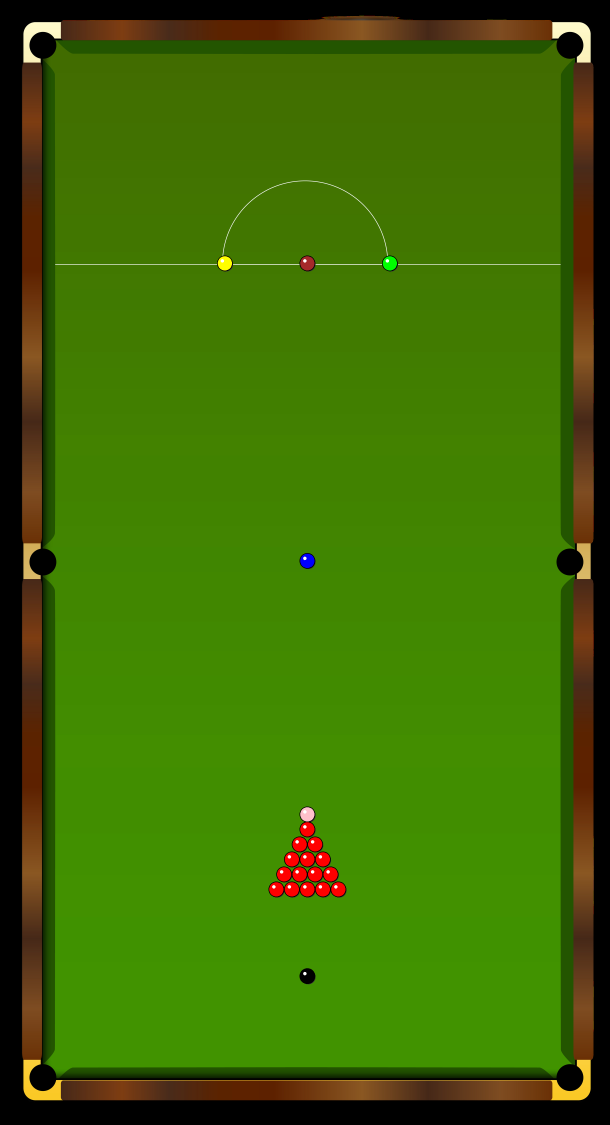
#> input picture src/snooker/table/snooker_table_standard.png, 2439 x 4500 px (shown at 1/4 size)
$ python setup_with_reference.py ../../src/snooker/table/base_table_image.png --reference ../../src/snooker/table/snooker_table_standard.png
#> lines starting #> are read from the running program, lines starting #| are printed output that depends on the picture
### src/snooker/perspective_transformer.py
"""
Perspective transformation module for snooker table standardization.

This module provides functionality to transform video frames from arbitrary
camera angles to a standardized top-down view of the snooker table using
manual point selection.
"""

import cv2
import numpy as np
from typing import List, Tuple, Optional, Dict, Any
import logging
from numpy.typing import NDArray

from .table.table_constants import (
    PLAY_AREA_TOP_LEFT_X, PLAY_AREA_TOP_LEFT_Y,
    PLAY_AREA_TOP_RIGHT_X, PLAY_AREA_TOP_RIGHT_Y,
    PLAY_AREA_BOTTOM_RIGHT_X, PLAY_AREA_BOTTOM_RIGHT_Y,
    PLAY_AREA_BOTTOM_LEFT_X, PLAY_AREA_BOTTOM_LEFT_Y,
    PLAY_AREA_WIDTH, PLAY_AREA_HEIGHT,
    BAULK_LINE_Y,
    MIDDLE_LINE_X,
)

# Set up logging
logging.basicConfig(level=logging.INFO)
logger = logging.getLogger(__name__)


class PointSelector:
    """Interactive point selector for manual table region definition."""

    def __init__(self) -> None:
        self.points: List[Tuple[int, int]] = []
        self.window_name = "Select Table Corners"
        self.image: Optional[NDArray[np.uint8]] = None
        self.original_image: Optional[NDArray[np.uint8]] = None
        self.display_image: Optional[NDArray[np.uint8]] = None
        self.scale_factor: float = 1.0

    # [49 lines left out: function mouse_callback, not called in this run]

    def select_points(self, image: NDArray[np.uint8], num_points: int = 4) -> List[Tuple[int, int]]:
        """
        Select points interactively from an image.

        Args:
            image: Input image for point selection
            num_points: Number of points to select (default: 4 for table corners)

        Returns:
            List of selected points as (x, y) tuples in original image coordinates
        """
        self.points = []
        self.original_image = image.copy()

        # Create display image with appropriate scaling
        height, width = image.shape[:2]
        if width > 1200 or height > 800:
            self.scale_factor = min(1200/width, 800/height)
            new_width = int(width * self.scale_factor)
            new_height = int(height * self.scale_factor)
            self.display_image = cv2.resize(image, (new_width, new_height)).astype(np.uint8)
        else:
            self.scale_factor = 1.0
            self.display_image = image.copy()

        cv2.namedWindow(self.window_name, cv2.WINDOW_NORMAL)
        cv2.setMouseCallback(self.window_name, self.mouse_callback)

        print(f"\nSelect {num_points} playing area corner points in clockwise order:")
        print("1. Top-left corner of the playing area (green surface)")
        print("2. Top-right corner of the playing area (green surface)")
        print("3. Bottom-right corner of the playing area (green surface)")
        print("4. Bottom-left corner of the playing area (green surface)")
        print("Press 'r' to reset, 'q' to quit, ENTER to confirm selection")

        if self.display_image is not None:
            cv2.imshow(self.window_name, self.display_image)

        while True:
            key = cv2.waitKey(1) & 0xFF

            if key == ord('r'):  # Reset points
                logger.info("Resetting point selection")
                self.points = []
                # Reset display image
                if self.scale_factor != 1.0 and self.original_image is not None:
                    self.display_image = cv2.resize(self.original_image,
                                                  (int(width * self.scale_factor),
                                                   int(height * self.scale_factor))).astype(np.uint8)
                elif self.original_image is not None:
                    self.display_image = self.original_image.copy()
                if self.display_image is not None:
                    cv2.imshow(self.window_name, self.display_image)
                print("Points reset. Select again.")

            elif key == ord('q'):  # Quit
                logger.info("Point selection cancelled")
                cv2.destroyAllWindows()
                return []

            elif key == 13 or key == 10:  # Enter key
                if len(self.points) == num_points:
                    logger.info(f"Point selection completed: {self.points}")
                    cv2.destroyAllWindows()
                    # Points are already in original image coordinates
                    return self.points
                else:
                    print(f"Please select exactly {num_points} points. Currently selected: {len(self.points)}")


class PerspectiveTransformer:
    """
    Handles perspective transformation of snooker table playing area from arbitrary camera angles
    to standardized top-down view using manual point selection.
    """

    def __init__(self, transformation_points: Optional[List[Tuple[int, int]]] = None):
        """
        Initialize the perspective transformer.

        Args:
            transformation_points: Optional pre-defined transformation points for playing area corners
        """
        self.transformation_matrix: Optional[NDArray[np.floating[Any]]] = None
        self.source_points: Optional[List[Tuple[int, int]]] = transformation_points
        self.target_points = self._get_target_points()
        self.point_selector = PointSelector()

        if transformation_points:
            self._calculate_transformation_matrix()

    def _get_target_points(self) -> List[Tuple[int, int]]:
        """
        Get the target points for the standardized playing area view.

        Returns:
            List of target points in clockwise order for the playing area
            (relative to playing area, starting from 0,0)
        """
        return [
            (0, 0),                                    # Top-left
            (PLAY_AREA_WIDTH, 0),                      # Top-right
            (PLAY_AREA_WIDTH, PLAY_AREA_HEIGHT),       # Bottom-right
            (0, PLAY_AREA_HEIGHT)                      # Bottom-left
        ]

    def setup_transformation(self, frame: NDArray[np.uint8]) -> bool:
        """
        Setup transformation using manual point selection on the provided frame.

        Args:
            frame: Input frame for playing area corner selection

        Returns:
            True if transformation setup was successful, False otherwise
        """
        logger.info("Setting up perspective transformation with manual playing area point selection")

        # Select source points manually
        source_points = self.point_selector.select_points(frame, num_points=4)

        if len(source_points) != 4:
            logger.error("Failed to select 4 playing area corner points")
            return False

        self.source_points = source_points
        logger.info(f"Playing area source points selected: {self.source_points}")

        # Calculate transformation matrix
        return self._calculate_transformation_matrix()

    # [252 lines left out: functions _calculate_transformation_matrix, transform_frame, get_transformation_matrix, save_transformation_config, load_transformation_config, validate_transformation and 2 more, not called in this run]

### scripts/snooker/setup_with_reference.py
#!/usr/bin/env python3
"""
Setup perspective transformation using a reference snooker table image.

This script helps you set up perspective transformation by comparing
your video frame with a reference snooker table markings image.
"""

import sys
import os
import cv2
import argparse
import numpy as np

# Add src to path for imports
sys.path.insert(0, os.path.join(os.path.dirname(__file__), '..', '..'))

from typing import Optional
from numpy.typing import NDArray

from src.snooker.perspective_transformer import PerspectiveTransformer
from src.snooker.table.table_generator import SnookerTableGenerator


def load_reference_image(reference_path: str) -> Optional[NDArray[np.uint8]]:
    """
    Load and display the reference snooker table image.

    Args:
        reference_path: Path to the reference image

    Returns:
        Reference image as numpy array
    """
    if not os.path.exists(reference_path):
        print(f"Error: Reference image not found at {reference_path}")
        return None

    loaded_image = cv2.imread(reference_path)
#> loaded_image is the input picture: shape (4500, 2439, 3); mean B, G, R 2.8, 108.1, 61.3
    if loaded_image is None:
        print(f"Error: Could not load reference image from {reference_path}")
        return None

    reference = loaded_image.astype(np.uint8)

    print(f"Reference image loaded: {reference.shape[1]}x{reference.shape[0]}")
#| Reference image loaded: 2439x4500
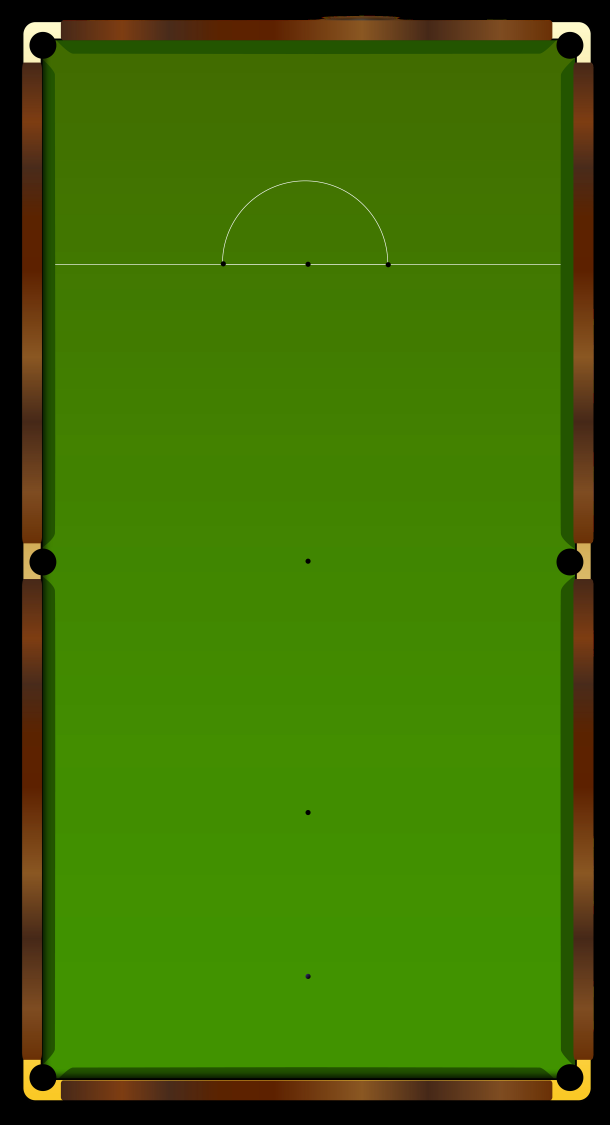
#> input picture src/snooker/table/base_table_image.png, 2439 x 4500 px (shown at 1/4 size)
#> in setup_transformation_with_reference, frame_raw is the input picture: shape (4500, 2439, 3); mean B, G, R 2.6, 108.7, 60.6
#| Video loaded: 2439x4500
    return reference


def show_reference_and_frame(reference: NDArray[np.uint8], frame: NDArray[np.uint8], window_name: str = "Reference vs Frame") -> None:
    """
    Display reference image and video frame side by side for comparison.

    Args:
        reference: Reference snooker table image
        frame: Video frame to compare
        window_name: Window name for display
    """
#> called with window_name = 'Reference vs Frame'
    # Resize images to same height for comparison
    target_height = 600

    ref_height, ref_width = reference.shape[:2]
#> ref_height = 4500; ref_width = 2439
    frame_height, frame_width = frame.shape[:2]
#> frame_height = 4500; frame_width = 2439

    ref_scale = target_height / ref_height
#> ref_scale = 0.133
    frame_scale = target_height / frame_height
#> frame_scale = 0.133

    ref_resized = cv2.resize(reference, (int(ref_width * ref_scale), target_height)).astype(np.uint8)
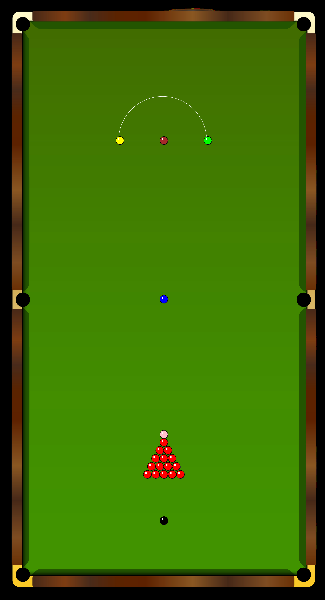
#> ref_resized: shape (600, 325, 3); mean B, G, R 2.7, 107.9, 60.9
    frame_resized = cv2.resize(frame, (int(frame_width * frame_scale), target_height)).astype(np.uint8)

    # Create side-by-side comparison
    combined_width = ref_resized.shape[1] + frame_resized.shape[1] + 20
#> combined_width = 670
    combined = np.zeros((target_height, combined_width, 3), dtype=np.uint8)

    # Place reference image
    combined[:, :ref_resized.shape[1]] = ref_resized
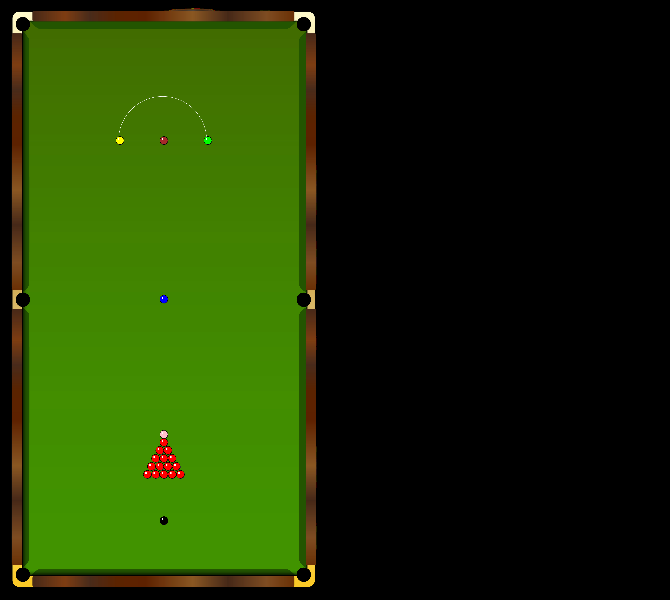
#> combined: shape (600, 670, 3); mean B, G, R 1.3, 52.3, 29.5

    # Place frame
    start_x = ref_resized.shape[1] + 20
#> start_x = 345
    combined[:, start_x:start_x + frame_resized.shape[1]] = frame_resized
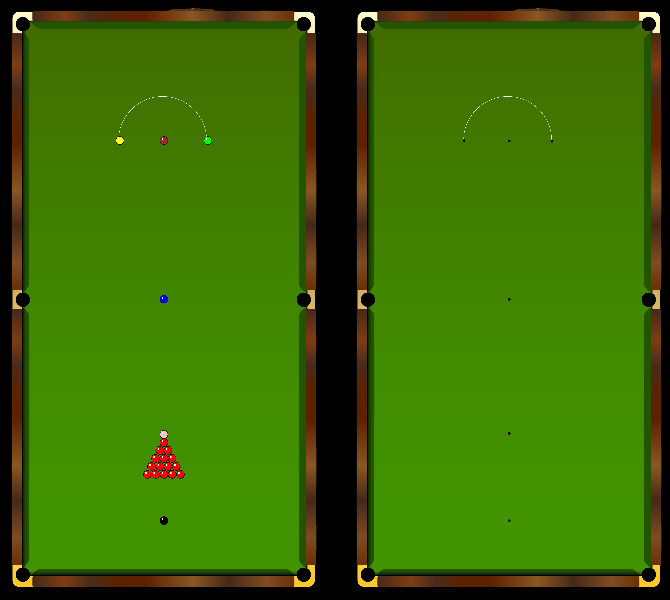
#> combined: shape (600, 670, 3); mean B, G, R 2.5, 105, 58.8

    # Add labels
    cv2.putText(combined, "Reference Table", (10, 30),
               cv2.FONT_HERSHEY_SIMPLEX, 1, (255, 255, 255), 2)
    cv2.putText(combined, "Your Video Frame", (start_x + 10, 30),
               cv2.FONT_HERSHEY_SIMPLEX, 1, (255, 255, 255), 2)
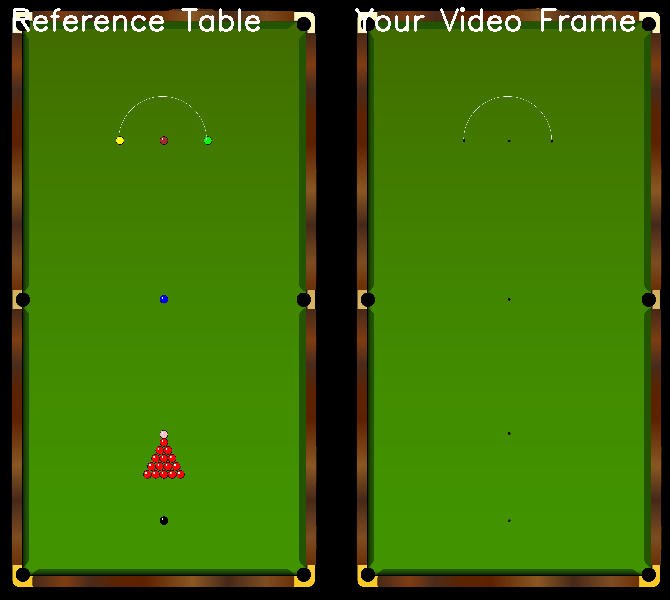
#> combined: shape (600, 670, 3); mean B, G, R 4.6, 106.6, 60.4

    # Display the comparison
    cv2.namedWindow(window_name, cv2.WINDOW_NORMAL)
    cv2.imshow(window_name, combined)

    print("\nReference comparison displayed.")
    print("Press any key to continue with point selection...")
    cv2.waitKey(0)
    cv2.destroyWindow(window_name)


def setup_transformation_with_reference(video_path: str,
                                       reference_path: str,
                                       output_dir: str = "assets/output/snooker/reference") -> bool:
    """
    Setup perspective transformation using reference image guidance.

    Args:
        video_path: Path to input video
        reference_path: Path to reference snooker table image
        output_dir: Directory to save output files
    """
    # Create output directory
    os.makedirs(output_dir, exist_ok=True)

    # Load reference image
    reference = load_reference_image(reference_path)
    if reference is None:
        return False

    # Open video
    cap = cv2.VideoCapture(video_path)
    if not cap.isOpened():
        print(f"Error: Could not open video {video_path}")
        return False

    # Read first frame
    ret, frame_raw = cap.read()
    if not ret or frame_raw is None:
        print("Error: Could not read first frame")
        cap.release()
        return False

    frame = frame_raw.astype(np.uint8)

    print(f"Video loaded: {frame.shape[1]}x{frame.shape[0]}")

    # Save original frame
    original_path = os.path.join(output_dir, "original_frame.png")
    cv2.imwrite(original_path, frame)

    # Save reference for comparison
    ref_copy_path = os.path.join(output_dir, "reference_copy.png")
    cv2.imwrite(ref_copy_path, reference)

    # Show reference and frame for comparison
    print("\nShowing reference table vs your video frame...")
    show_reference_and_frame(reference, frame)

    # Setup perspective transformer
    transformer = PerspectiveTransformer()

    print("\nNow select the 4 corners of the snooker table in your video frame.")
    print("Use the reference image as a guide to identify:")
    print("1. Top-left corner of the playing area")
    print("2. Top-right corner of the playing area")
    print("3. Bottom-right corner of the playing area")
    print("4. Bottom-left corner of the playing area")
    print("\nNote: Select the corners of the green playing surface, not the cushions!")

    # Setup transformation with manual point selection
    success = transformer.setup_transformation(frame)
#> in select_points, `self.display_image = cv2.resize(image, (new_width, new_height)).astype..`:
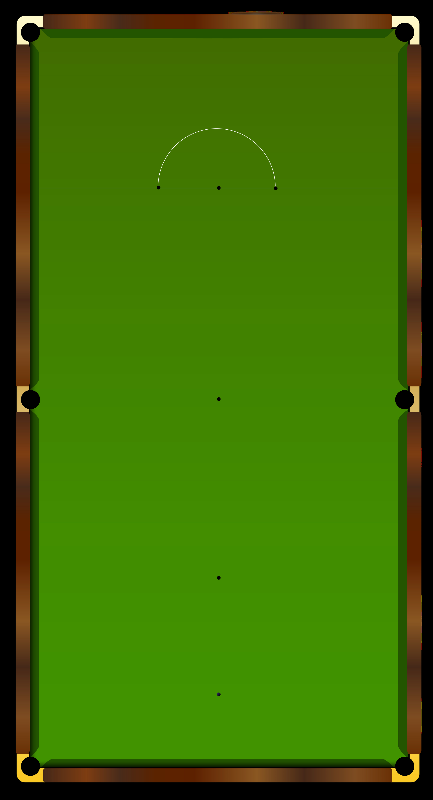
#> self.display_image: shape (800, 433, 3); mean B, G, R 2.5, 108.5, 60.5
#> (key q is pressed here)
#> in setup_transformation, `source_points = self.point_selector.select_points(frame, num_points=4)`: source_points = []
#> success = False

    if success:
        print("✅ Perspective transformation setup successful!")

        # Save transformation config
        config_path = os.path.join(output_dir, "transformation_config.json")
        transformer.save_transformation_config(config_path)
        print(f"Transformation config saved to: {config_path}")

        # Transform the frame
        transformed = transformer.transform_frame(frame)
        if transformed is not None:
            transformed_path = os.path.join(output_dir, "transformed_frame.png")
            cv2.imwrite(transformed_path, transformed)
            print(f"Transformed frame saved to: {transformed_path}")

            # Create our standard table for comparison
            generator = SnookerTableGenerator()
            standard_table = generator.load_base_table_image()
            standard_path = os.path.join(output_dir, "standard_table.png")
            cv2.imwrite(standard_path, standard_table)

            # Create comparison with reference, transformed, and standard
            comparison = create_three_way_comparison(reference, transformed, standard_table)
            comparison_path = os.path.join(output_dir, "three_way_comparison.png")
            cv2.imwrite(comparison_path, comparison)
            print(f"Three-way comparison saved to: {comparison_path}")

            # Create visualization
            viz_path = os.path.join(output_dir, "transformation_visualization.png")
            transformer.visualize_transformation(frame, viz_path)

            print("✅ Setup completed successfully!")
            print(f"Check the '{output_dir}' directory for all results.")

        else:
            print("❌ Failed to transform frame")
            return False
    else:
        print("❌ Perspective transformation setup failed")
        return False

    cap.release()
    return True


# [43 lines left out: function create_three_way_comparison, not called in this run]


def main() -> None:
    """Main function with argument parsing."""
    parser = argparse.ArgumentParser(
        description="Setup perspective transformation using reference snooker table image"
    )

    parser.add_argument(
        "video",
        help="Path to input video file"
    )

    parser.add_argument(
        "--reference",
        default="/Users/abhinavrai/Playground/snooker/game_info/snooker table markings copy.png",
        help="Path to reference snooker table image"
    )

    parser.add_argument(
        "--output",
        default="assets/output/snooker/reference",
        help="Output directory for results"
    )

    args = parser.parse_args()

    if not os.path.exists(args.video):
        print(f"Error: Video file not found: {args.video}")
        return

    print(f"Setting up perspective transformation...")
    print(f"Video: {args.video}")
    print(f"Reference: {args.reference}")
    print(f"Output: {args.output}")

    success = setup_transformation_with_reference(args.video, args.reference, args.output)

    if success:
        print("\n🎯 Setup completed successfully!")
        print("You can now use the saved transformation config for processing the full video.")
    else:
        print("\n❌ Setup failed!")


if __name__ == "__main__":
    main()
